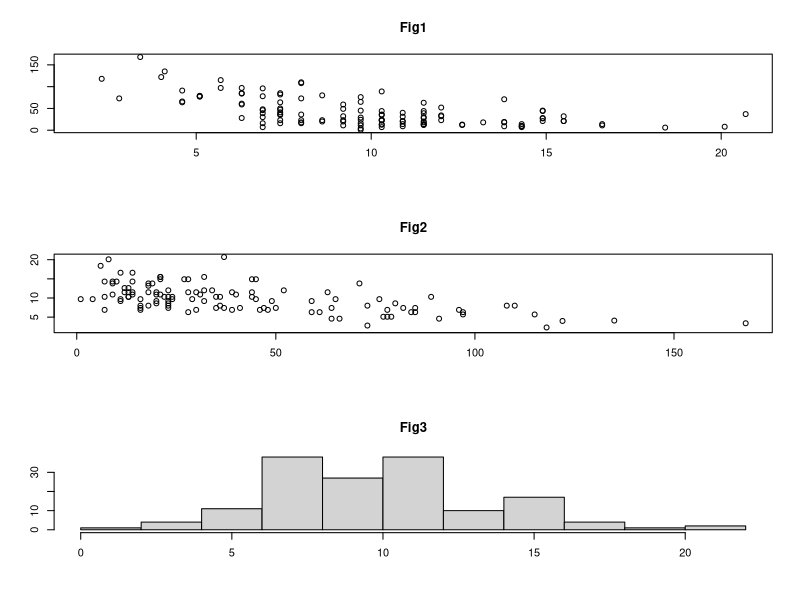
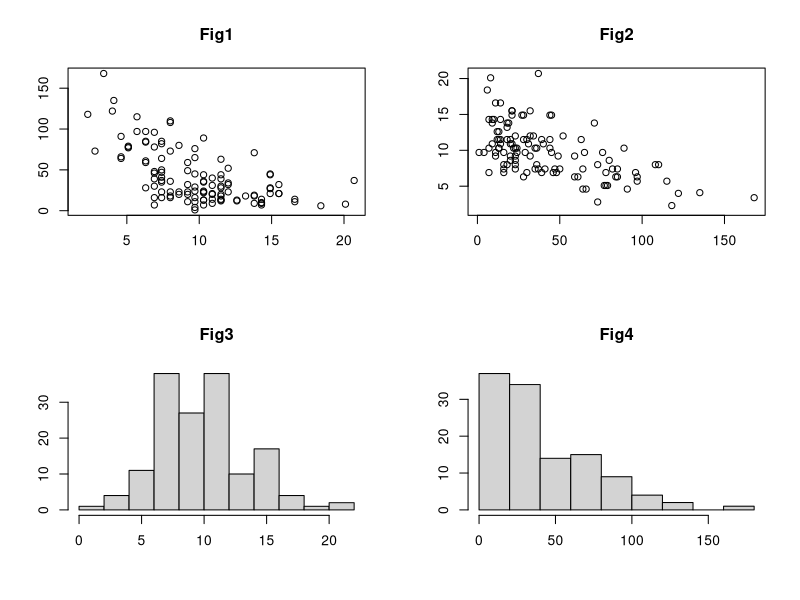
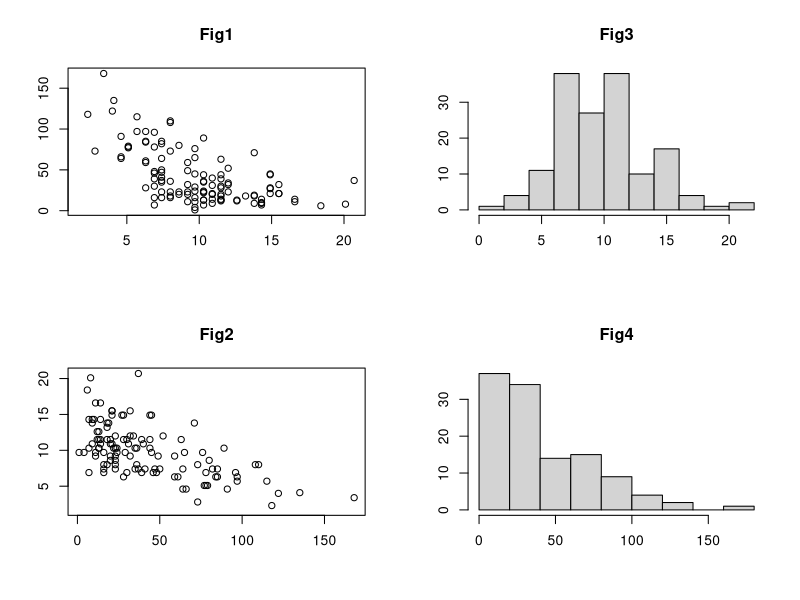
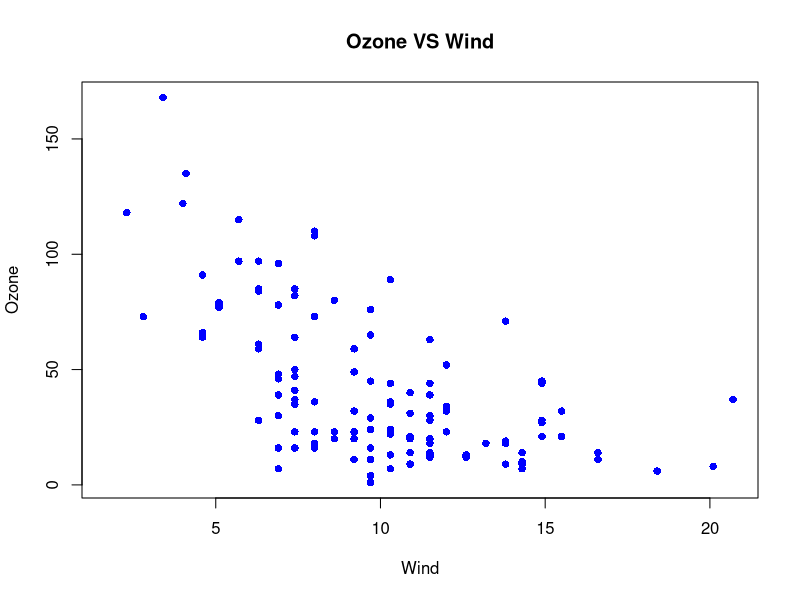
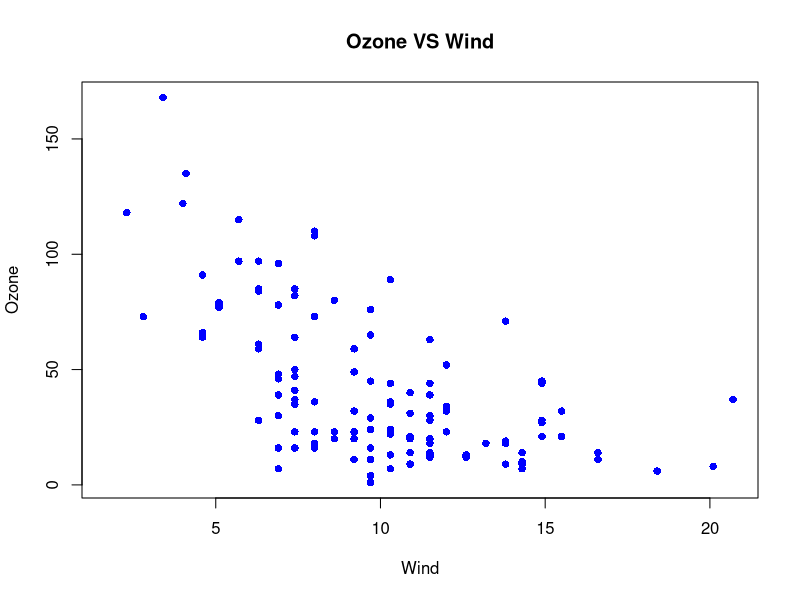
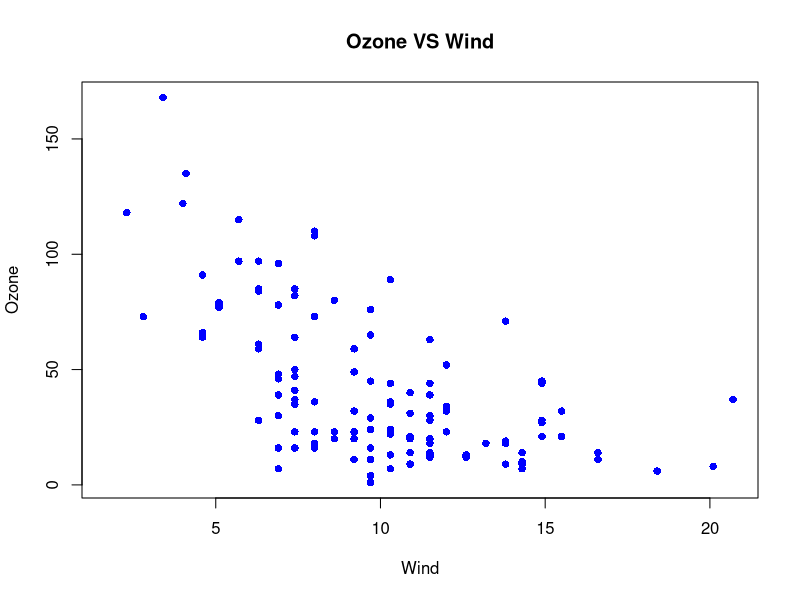
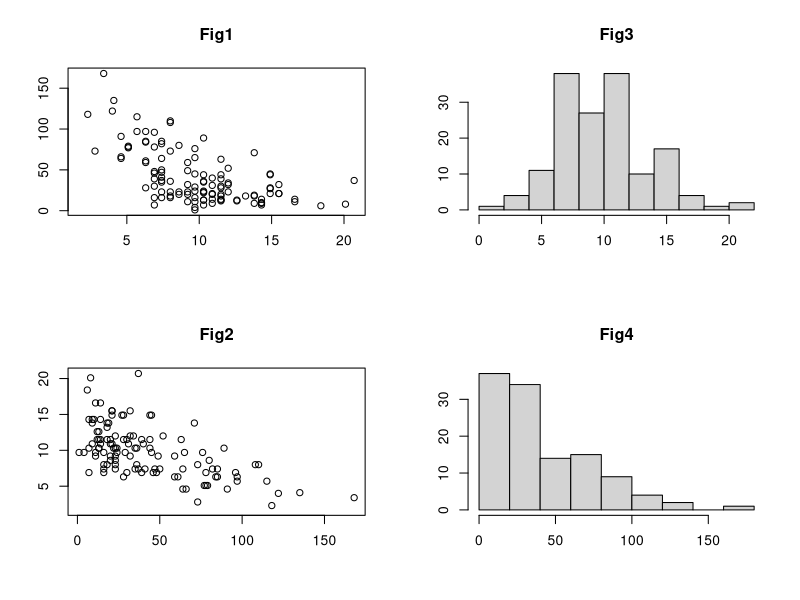

Here is the R script that generated these plots, in order:
# 6.8 Multi-plots

# 6.8.1 Subplots

# Grid 3X1 mfrow
par(mfrow = c(3,1))
plot(airquality$Wind, airquality$Ozone, xlab = "", ylab = "", main = "Fig1")
plot(airquality$Ozone, airquality$Wind, xlab = "", ylab = "", main = "Fig2")
hist(airquality$Wind, xlab = "", ylab = "", main = "Fig3")


# Grid 2X2 mfrow
par(mfrow = c(2,2))
plot(airquality$Wind, airquality$Ozone, xlab = "", ylab = "", main = "Fig1")
plot(airquality$Ozone, airquality$Wind, xlab = "", ylab = "", main = "Fig2")
hist(airquality$Wind, xlab = "", ylab = "", main = "Fig3")
hist(airquality$Ozone, xlab = "", ylab = "", main = "Fig4")

# Grid 2X2 mfcol
par(mfrow = c(1,1))
par(mfcol = c(2,2))
plot(airquality$Wind, airquality$Ozone, xlab = "", ylab = "", main = "Fig1")
plot(airquality$Ozone, airquality$Wind, xlab = "", ylab = "", main = "Fig2")
hist(airquality$Wind, xlab = "", ylab = "", main = "Fig3")
hist(airquality$Ozone, xlab = "", ylab = "", main = "Fig4")


# 6.8.2 Save figure

# save figure in png format
png("figure1.png")
plot(x = airquality$Wind,
     y = airquality$Ozone,
     col = "blue",
     main = "Ozone VS Wind",
     xlab = "Wind",
     ylab = "Ozone",
     pch = 16)
dev.off()

png("figure2.png",
    width = 1024, 
    height = 800, 
    units = "px")
plot(x = airquality$Wind,
     y = airquality$Ozone,
     col = "blue",
     main = "Ozone VS Wind",
     xlab = "Wind",
     ylab = "Ozone",
     pch = 16)
dev.off()

# save figure in pdf format
pdf("figure3.pdf", 
    width = 11.7, 
    height = 8.3)
plot(x = airquality$Wind,
     y = airquality$Ozone,
     col = "blue",
     main = "Ozone VS Wind",
     xlab = "Wind",
     ylab = "Ozone",
     pch = 16)
dev.off()


# save multiplot
pdf("figure4.pdf", 
    width = 11.7, 
    height = 8.3)
par(mfcol = c(2,2))
plot(airquality$Wind, airquality$Ozone, xlab = "", ylab = "", main = "Fig1")
plot(airquality$Ozone, airquality$Wind, xlab = "", ylab = "", main = "Fig2")
hist(airquality$Wind, xlab = "", ylab = "", main = "Fig3")
hist(airquality$Ozone, xlab = "", ylab = "", main = "Fig4")
dev.off()
